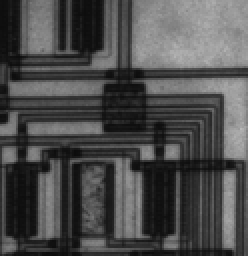
%> input picture Second Part/Lab 3/images/circuit.tif, 124 x 128 px, shrunk from 272 x 280 before the run (shown 2 times larger)
$ octave DCT_test.m   (GNU Octave 9; MATLAB toolbox functions it lacks are replaced by stand-ins)
%> lines starting %> are read from the running program, lines starting %| are printed output that depends on the picture
### First Part/Lab2/Code/quant_naive.m
function [im_out]=quant_naive(im_in,nb_levels)
interval=round( ( max(max(im_in))-min(min(im_in)) ) / nb_levels );
im_out=round(im_in/interval)*interval;
end

### First Part/Lab2/Code/DCT_test.m
%%% DCT: naive and optimal quantization

%%%%%%%%%%%%%     naive       %%%%%%%%%%%%%%%%

clear all;
clc;
im=imread('images/circuit.tif');
%> im is the input picture: size 128x124 uint8; min 12, max 184, mean 76.3
im=double(im);
%> im: size 128x124 double
[dct_im]=dct2(im);
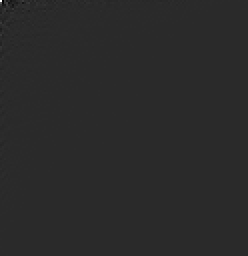
%> dct_im: size 128x124 double (shown 2 times larger); min -1935.5, max 9608.6, mean 0.3; drawn with min black and max white
nb_levels=[10:10:100];
MSE_dct_na=zeros(1,length(nb_levels));
PSNR_dct_na=zeros(1,length(nb_levels));
for i=1:length(nb_levels)
    im_out=quant_naive(dct_im,nb_levels(i));
    [inv_im]=idct2(im_out);
    MSE_dct_na(i)=mean(mean((im-inv_im).^2));
    PSNR_dct_na(i)=10*log10(max(max(im))^2/MSE_dct_na(i));
end
%> this loop made 10 passes
%> interval in quant_naive on passes 1 to 10: 1154, 577, 385, 289, 231, 192, 165, 144, 128, 115
%> pass 1, `[inv_im]=idct2(im_out);`:
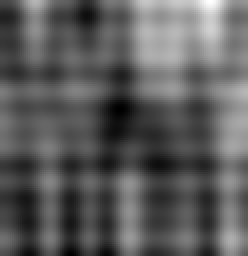
%> inv_im: size 128x124 double (shown 2 times larger); min -33.6, max 261.1, mean 73.3; drawn with min black and max white
%> pass 2, `[inv_im]=idct2(im_out);`:
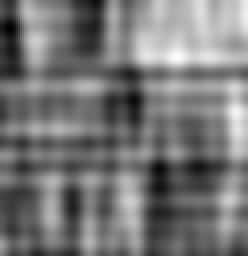
%> inv_im: size 128x124 double (shown 2 times larger); min -34.97, max 206.1, mean 77.9; drawn with min black and max white
%> after the loop, MSE_dct_na = [1094 678.5 501.2 376.5 306.4 249.7 211.8 182.6 161.2 143.1]; PSNR_dct_na = [14.91 16.98 18.3 19.54 20.43 21.32 22.04 22.68 23.22 23.74]
% figure;imhist(uint8(inv_im));title('Histogram of quantized DCT image');
% figure;imagesc(inv_im);colormap(gray);title(['Quantized image with DCT, MSE=',num2str(MSE_dct_na(end))]);colorbar
% figure;imagesc(im);colormap(gray);title('Original Image');colorbar

%% %%%%%%%%%%%%%     Optimal       %%%%%%%%%%%%%%%%
clear all;
clc;
im=imread('images/circuit.tif');
im=double(im);
[dct_im]=dct2(im);
nb_levels=[10:90:100];
MSE_dct_op=zeros(1,length(nb_levels));
PSNR_dct_op=zeros(1,length(nb_levels));
for i=1:length(nb_levels)
    [PARTITION, CODEBOOK]=lloyds(dct_im(:), nb_levels(i));
    [~,quan_im] = quantiz(dct_im(:), PARTITION, CODEBOOK);
    [inv_im]=idct2(reshape(quan_im,[size(im,1) size(im,2)]));
    MSE_dct_op(i)=mean(mean((im-inv_im).^2));
    PSNR_dct_op(i)=10*log10(max(max(im))^2/MSE_dct_op(i));
    subplot(1,2,i);imagesc(inv_im);colormap(gray);title(['DCT, nb_levels=',num2str(nb_levels(i))]);
end
%> this loop made 2 passes
%> pass 1, `[inv_im]=idct2(reshape(quan_im,[size(im,1) size(im,2)]));`:
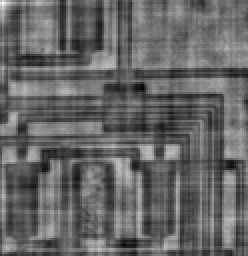
%> inv_im: size 128x124 double (shown 2 times larger); min -117.5, max 183.4, mean 2.9; drawn with min black and max white
%> pass 2, `[inv_im]=idct2(reshape(quan_im,[size(im,1) size(im,2)]));`:
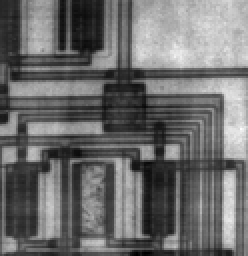
%> inv_im: size 128x124 double (shown 2 times larger); min -12.72, max 195.1, mean 76.3; drawn with min black and max white
%> after the loop, MSE_dct_op = [6552.4 115]; PSNR_dct_op = [7.13 24.69]
% figure;imhist(uint8(inv_im));title('Histogram of quantized DCT image');
% figure;imagesc(inv_im);colormap(gray);title(['Quantized image with DCT, MSE=',num2str(MSE_dct_na(end))]);colorbar
% figure;imagesc(im);colormap(gray);title('Original Image');colorbar
%save('DCT_res','MSE_dct_na','PSNR_dct_na','MSE_dct_op','PSNR_dct_op');
%% Draw the metrics
% [7 lines of commented-out code are left out]

$ run again, with Second Part/Lab 3/images/trui.tif copied over Second Part/Lab 3/images/circuit.tif
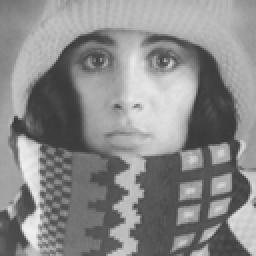
%> input picture Second Part/Lab 3/images/trui.tif, 128 x 128 px, shrunk from 256 x 256 before the run (shown 2 times larger)
%> im is the input picture: size 128x128 uint8; min 56, max 241, mean 137.7
%> im: size 128x128 double
%> `[dct_im]=dct2(im);`:
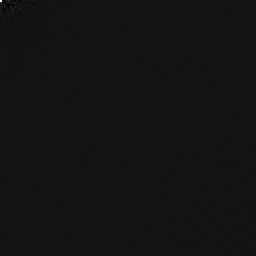
%> dct_im: size 128x128 double (shown 2 times larger); min -1417.7, max 17624.2, mean 1; drawn with min black and max white
%> the loop `for i=1:length(nb_levels)` made 10 passes
%> after the loop `for i=1:length(nb_levels)`: MSE_dct_na = [1721.6 1135.5 847.9 676.2 567.8 489.9 415.8 363.4 331.4 301.7]; PSNR_dct_na = [15.28 17.09 18.36 19.34 20.1 20.74 21.45 22.04 22.44 22.84]
%> the loop `for i=1:length(nb_levels)` made 2 passes
%> PARTITION on pass 1: [-62.7; -17.25; -6.12; -1.82; 0.684; 3.67; 9.7; 26.29; 109]
%> pass 2, `[inv_im]=idct2(reshape(quan_im,[size(im,1) size(im,2)]));`:
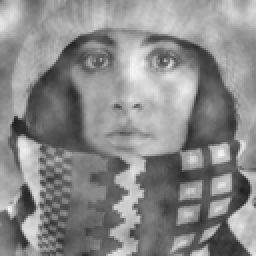
%> inv_im: size 128x128 double (shown 2 times larger); min 27.9, max 246, mean 137.7
%> after the loop `for i=1:length(nb_levels)`: MSE_dct_op = [19409.8 393.4]; PSNR_dct_op = [4.76 21.69]
